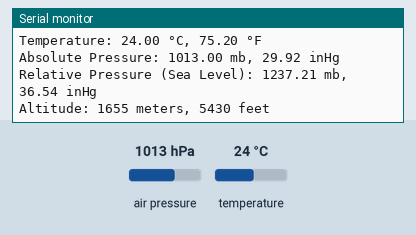
This sketch was run on a simulated ESP32. Parts: the last lines printed to the serial monitor. The inputs (shaded band) are chosen by the test bench; at power-on: air pressure 1013 hPa, temperature 24 °C.

Above: at 5.9 s.
6.0 s: air pressure set to 952 hPa
At 11.1 s:
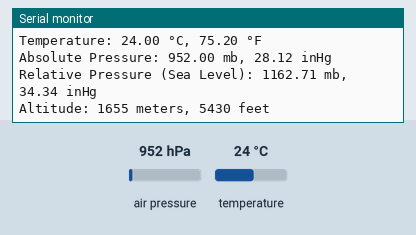
12.1 s: temperature set to 12 °C
18.2 s: air pressure set to 975 hPa
At 21.6 s:
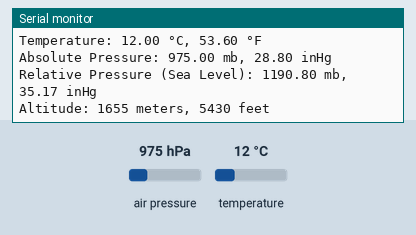
Timing chart, 0 to 23.1 s (numbered marks = the images above; inputs shaded):
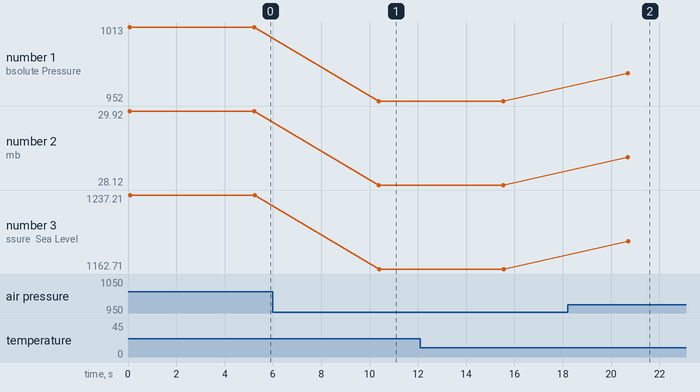

Measured:
- after the input at 6.0 s, the serial monitor: prints a new line after 4.4 s (image 1)
- after the input at 18.2 s, the serial monitor: prints a new line after 2.5 s (image 2)
- plotted number 1: 1013 → 952 after the input at 6.0 s, 952 → 975 after the input at 18.2 s
- plotted number 2: 29.92 → 28.12 after the input at 6.0 s, 28.12 → 28.8 after the input at 18.2 s
- plotted number 3: 1237.21 → 1162.71 after the input at 6.0 s, 1162.71 → 1190.8 after the input at 18.2 s

The sketch:

Atmospheric_pressure.ino
```cpp
#include <SFE_BMP180.h>
#include <Wire.h>

SFE_BMP180 pressure;

#define ALTITUDE 1655.0 // Replace with your altitude

void setup()
{
  Wire.begin(21, 22); // Set the I2C pins for ESP32 if needed (SDA, SCL)
  Serial.begin(9600);
  Serial.println("REBOOT");

  if (pressure.begin())
    Serial.println("BMP180 init success");
  else
  {
    Serial.println("BMP180 init fail\n\n");
    while(1);
  }
}

void loop()
{
  char status;
  double T, P, p0, a;
  Serial.println();
  Serial.print("Provided Altitude: ");
  Serial.print(ALTITUDE, 0);
  Serial.print(" meters, ");
  Serial.print(ALTITUDE * 3.28084, 0);
  Serial.println(" feet");

  status = pressure.startTemperature();
  if (status != 0)
  {
    delay(status);

    status = pressure.getTemperature(T);
    if (status != 0)
    {
      Serial.print("Temperature: ");
      Serial.print(T, 2);
      Serial.print(" °C, ");
      Serial.print((9.0/5.0) * T + 32.0, 2);
      Serial.println(" °F");

      status = pressure.startPressure(3);
      if (status != 0)
      {
        delay(status);
        status = pressure.getPressure(P, T);
        if (status != 0)
        {
          Serial.print("Absolute Pressure: ");
          Serial.print(P, 2);
          Serial.print(" mb, ");
          Serial.print(P * 0.0295333727, 2);
          Serial.println(" inHg");

          p0 = pressure.sealevel(P, ALTITUDE);
          Serial.print("Relative Pressure (Sea Level): ");
          Serial.print(p0, 2);
          Serial.print(" mb, ");
          Serial.print(p0 * 0.0295333727, 2);
          Serial.println(" inHg");

          a = pressure.altitude(P, p0);
          Serial.print("Altitude: ");
          Serial.print(a, 0);
          Serial.print(" meters, ");
          Serial.print(a * 3.28084, 0);
          Serial.println(" feet");
        }
        else Serial.println("error retrieving pressure measurement\n");
      }
      else Serial.println("error starting pressure measurement\n");
    }
    else Serial.println("error retrieving temperature measurement\n");
  }
  else Serial.println("error starting temperature measurement\n");

  delay(5000);
}
```
